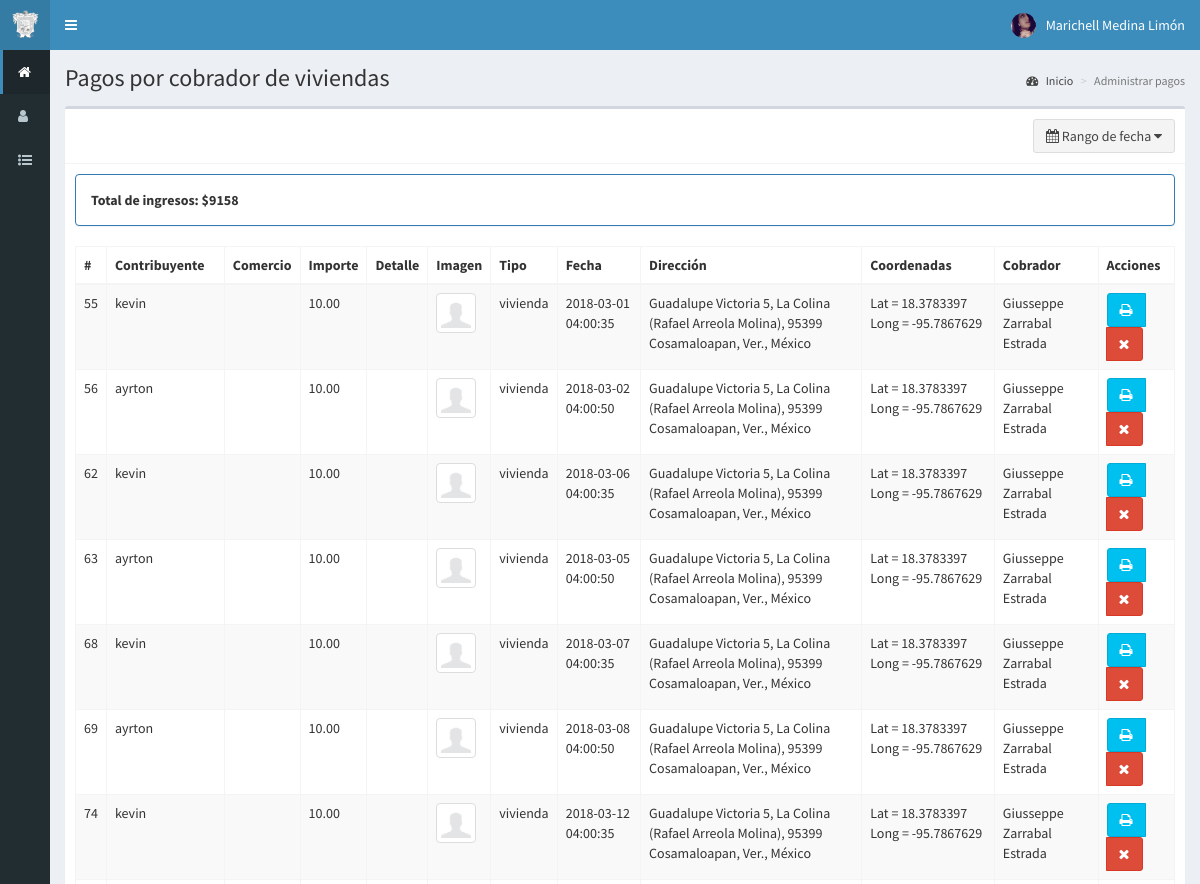
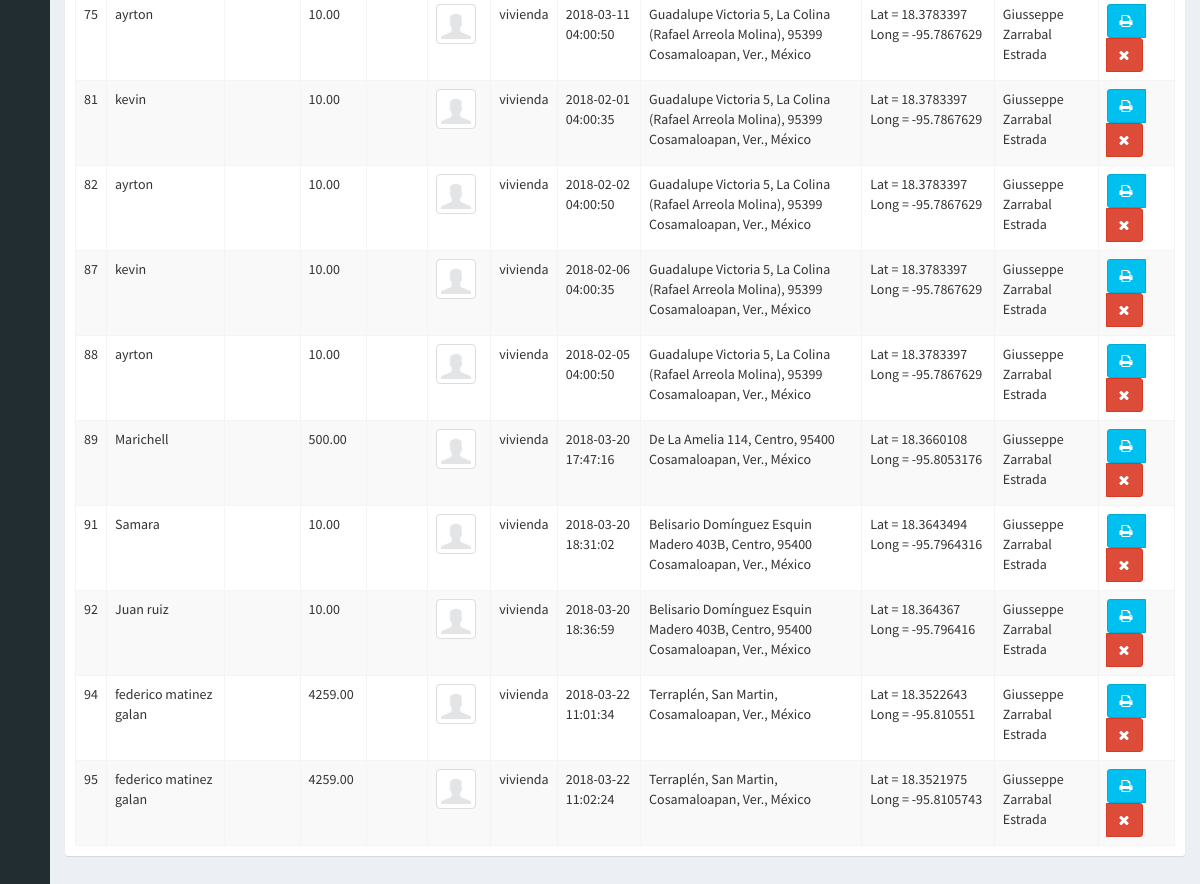
/index.php?ruta=detallesc&variable=19 (signed in), run on the app's committed database (2 pictures, top to bottom).
### tables this page shows
CREATE TABLE `cobros` (
  `id` int(11) NOT NULL,
  `contribuyente` varchar(50) NOT NULL,
  `comercio` varchar(100) DEFAULT NULL,
  `importe` decimal(12,2) NOT NULL,
  `detalle` varchar(250) DEFAULT NULL,
  `imagen` varchar(100) DEFAULT NULL,
  `tipo` varchar(20) NOT NULL,
  `fecha` datetime NOT NULL,
  `direccion` varchar(150) DEFAULT NULL,
  `coordenadas` varchar(150) DEFAULT NULL,
  `cobrador` int(11) NOT NULL
);

CREATE TABLE `cobrador` (
  `id` int(11) NOT NULL,
  `nombre` varchar(50) NOT NULL,
  `password` varchar(8) NOT NULL,
  `foto` varchar(100) DEFAULT NULL,
  `estado` int(11) NOT NULL,
  `rol` varchar(20) NOT NULL,
  `usuario` varchar(60) NOT NULL
);

### controladores/plantilla.controlador.php (called while the page is built)
<?php
class ControladorPlantilla{
	static public function ctrPlantilla(){
		include "vistas/plantilla.php";
	}
}

### index.php (called while the page is built, shortened)
<?php
require_once "controladores/plantilla.controlador.php";
require_once "controladores/usuarios.controlador.php";
require_once "controladores/detallesc.controlador.php";
require_once "modelos/usuarios.modelo.php";
require_once "modelos/detallesv.modelo.php";
$plantilla = new ControladorPlantilla();
$plantilla -> ctrPlantilla();

### controladores/detallesc.controlador.php (called while the page is built, shortened)
<?php
class ControladorDetallesc{
	static public function ctrRangoFechasDetalles($fechaInicial, $fechaFinal, $id){
		$tabla = "cobros";
		$respuesta = ModeloDetallesv::mdlRangoFechasDetalles($tabla, $fechaInicial, $fechaFinal, $id);
		return $respuesta;
	}
}

### modelos/conexion.php (called while the page is built)
<?php
class Conexion{
	static public function conectar(){
		$link = new PDO("mysql:host=localhost;dbname=limpia",
			            "root",
			            "");
		$link->exec("set names utf8");
		return $link;
	}
}

### modelos/detallesv.modelo.php (called while the page is built, shortened)
<?php
require_once "conexion.php";
class ModeloDetallesv{
	static public function mdlRangoFechasDetalles($tabla, $fechaInicial, $fechaFinal, $id){
		if($fechaInicial == null){
			$stmt = Conexion::conectar()->prepare("SELECT * FROM $tabla WHERE cobrador = $id && tipo = 'vivienda'");
			$stmt -> execute();
			return $stmt -> fetchAll();
		}else if($fechaInicial == $fechaFinal){
			$stmt = Conexion::conectar()->prepare("SELECT * FROM $tabla WHERE fecha like '%$fechaFinal%' && cobrador = $id && tipo = 'vivienda'");
			$stmt -> bindParam(":fecha", $fechaFinal, PDO::PARAM_STR);
			$stmt -> execute();
			return $stmt -> fetchAll();
		}
	}
}

### controladores/usuarios.controlador.php (called while the page is built, shortened)
<?php
class ControladorUsuarios{
	static public function ctrMostrarUsuarios($item, $valor){
		$tabla = "cobrador";
		$respuesta = ModeloUsuarios::MdlMostrarUsuarios($tabla, $item, $valor);
		return $respuesta;
	}
}

### modelos/usuarios.modelo.php (called while the page is built, shortened)
<?php
require_once "conexion.php";
class ModeloUsuarios{
	static public function mdlMostrarUsuarios($tabla, $item, $valor){
		if($item != null){
			$stmt = Conexion::conectar()->prepare("SELECT * FROM $tabla WHERE $item = :$item");
			$stmt -> bindParam(":".$item, $valor, PDO::PARAM_STR);
			$stmt -> execute();
			return $stmt -> fetch();
		}else{
			$stmt = Conexion::conectar()->prepare("SELECT * FROM $tabla");
			$stmt -> execute();
			return $stmt -> fetchAll();
		}
	}
}

### vistas/modulos/detallesc.php (the view, shortened to what this page needs)
<div class="content-wrapper">
  <section class="content-header">
    <h1>
      Pagos por cobrador de viviendas
    </h1>
    <ol class="breadcrumb">
      <li><a href="inicio"><i class="fa fa-dashboard"></i> Inicio</a></li>
      <li class="active">Administrar pagos</li>
    </ol>
  </section>
  <section class="content">
    <div class="box">
      <div class="box-header with-border">
         <button type="button" class="btn btn-default pull-right" id="daterangecc-btn">
            <span>
              <i class="fa fa-calendar"></i> Rango de fecha
            </span>
            <i class="fa fa-caret-down"></i>
         </button>
      </div>
      <div class="box-body">
       <table class="table table-bordered table-striped dt-responsive tablas" width="100%">
        <thead>
         <tr>
           <th style="width:10px">#</th>
           <th>Contribuyente</th>
           <th>Comercio</th>
           <th>Importe</th>
           <th>Detalle</th>
           <th>Imagen</th>
           <th>Tipo</th>
           <th>Fecha</th>
           <th>Dirección</th>
           <th>Coordenadas</th>
           <th>Cobrador</th>
           <th>Acciones</th>
         </tr>
        </thead>
        <tbody>
        <?php
        $variable=$_GET["variable"];
          if(isset($_GET["fechaInicial"] )){
            $fechaInicial = $_GET["fechaInicial"];
            $fechaFinal = $_GET["fechaFinal"];
          }else{
            $fechaInicial = null;
            $fechaFinal = null;
          }
          $respuesta = ControladorDetallesc::ctrRangoFechasDetalles($fechaInicial, $fechaFinal, $variable);
          $total=0;
          foreach ($respuesta as $key => $value) {
           echo '<tr>
                  <td>'.$value["id"].'</td>
                  <td>'.utf8_decode($value["contribuyente"]).'</td>
                  <td>'.utf8_decode($value["comercio"]).'</td>
                  <td>'.$value["importe"].'</td>
                  <td>'.utf8_decode($value["detalle"]).'</td>';
                  if($value["imagen"] != ""){
                    echo '<td><img src="'.$value["imagen"].'" class="img-thumbnail" width="40px"></td>';
                  }else{
                    echo '<td><img src="vistas/img/usuarios/default/anonymous.png" class="img-thumbnail" width="40px"></td>';
                  }
                  echo '<td>'.$value["tipo"].'</td>
                        <td>'.$value["fecha"].'</td>
                        <td>'.utf8_decode($value["direccion"]).'</td>
                        <td>'.$value["coordenadas"].'</td>';
                  $itemUsuario = "id";
                  $valorUsuario = $value["cobrador"];
                  $respuestaUsuario = ControladorUsuarios::ctrMostrarUsuarios($itemUsuario, $valorUsuario);
                  echo '<td>'.$respuestaUsuario["nombre"].'</td>
                  <td>
                    <div class="btn-group">
                      <button class="btn btn-info btnImprimirFactura" codigoVenta="'.$value["id"].'">
                        <i class="fa fa-print"></i>
                      </button>';
                      if($_SESSION["rol"] == "Administrador"){
                      echo '
                      <button class="btn btn-danger btnEliminarVenta" idVenta="'.$value["id"].'"><i class="fa fa-times"></i></button>';
                    }
                    echo '</div>
                  </td>
                </tr>';
                 $total = $value["importe"] + $total;
            }
            echo'
        <div class="panel panel-primary">
            <div class="panel-body">
              <b>Total de ingresos: $'.$total.'</b>
            </div>
        </div>
        ' ;
        ?>
        </tbody>
       </table>
      </div>
    </div>
  </section>
</div>

### data on the page
cobros: id "55", contribuyente "kevin", importe "10.00", tipo "vivienda", fecha "2018-03-01 04:00:35", direccion "Guadalupe Victoria 5, La Colina (Rafael Arreola Molina), 95399 Cosamaloapan, Ver., México", coordenadas "Lat = 18.3783397 Long = -95.7867629", cobrador.nombre "Giusseppe Zarrabal Estrada"
cobros: id "56", contribuyente "ayrton", importe "10.00", tipo "vivienda", fecha "2018-03-02 04:00:50", direccion "Guadalupe Victoria 5, La Colina (Rafael Arreola Molina), 95399 Cosamaloapan, Ver., México", coordenadas "Lat = 18.3783397 Long = -95.7867629", cobrador.nombre "Giusseppe Zarrabal Estrada"
cobros: id "62", contribuyente "kevin", importe "10.00", tipo "vivienda", fecha "2018-03-06 04:00:35", direccion "Guadalupe Victoria 5, La Colina (Rafael Arreola Molina), 95399 Cosamaloapan, Ver., México", coordenadas "Lat = 18.3783397 Long = -95.7867629", cobrador.nombre "Giusseppe Zarrabal Estrada"
cobros: id "63", contribuyente "ayrton", importe "10.00", tipo "vivienda", fecha "2018-03-05 04:00:50", direccion "Guadalupe Victoria 5, La Colina (Rafael Arreola Molina), 95399 Cosamaloapan, Ver., México", coordenadas "Lat = 18.3783397 Long = -95.7867629", cobrador.nombre "Giusseppe Zarrabal Estrada"
cobros: id "68", contribuyente "kevin", importe "10.00", tipo "vivienda", fecha "2018-03-07 04:00:35", direccion "Guadalupe Victoria 5, La Colina (Rafael Arreola Molina), 95399 Cosamaloapan, Ver., México", coordenadas "Lat = 18.3783397 Long = -95.7867629", cobrador.nombre "Giusseppe Zarrabal Estrada"
cobros: id "69", contribuyente "ayrton", importe "10.00", tipo "vivienda", fecha "2018-03-08 04:00:50", direccion "Guadalupe Victoria 5, La Colina (Rafael Arreola Molina), 95399 Cosamaloapan, Ver., México", coordenadas "Lat = 18.3783397 Long = -95.7867629", cobrador.nombre "Giusseppe Zarrabal Estrada"
cobros: id "74", contribuyente "kevin", importe "10.00", tipo "vivienda", fecha "2018-03-12 04:00:35", direccion "Guadalupe Victoria 5, La Colina (Rafael Arreola Molina), 95399 Cosamaloapan, Ver., México", coordenadas "Lat = 18.3783397 Long = -95.7867629", cobrador.nombre "Giusseppe Zarrabal Estrada"
cobros: id "75", contribuyente "ayrton", importe "10.00", tipo "vivienda", fecha "2018-03-11 04:00:50", direccion "Guadalupe Victoria 5, La Colina (Rafael Arreola Molina), 95399 Cosamaloapan, Ver., México", coordenadas "Lat = 18.3783397 Long = -95.7867629", cobrador.nombre "Giusseppe Zarrabal Estrada"
cobros: id "81", contribuyente "kevin", importe "10.00", tipo "vivienda", fecha "2018-02-01 04:00:35", direccion "Guadalupe Victoria 5, La Colina (Rafael Arreola Molina), 95399 Cosamaloapan, Ver., México", coordenadas "Lat = 18.3783397 Long = -95.7867629", cobrador.nombre "Giusseppe Zarrabal Estrada"
cobros: id "82", contribuyente "ayrton", importe "10.00", tipo "vivienda", fecha "2018-02-02 04:00:50", direccion "Guadalupe Victoria 5, La Colina (Rafael Arreola Molina), 95399 Cosamaloapan, Ver., México", coordenadas "Lat = 18.3783397 Long = -95.7867629", cobrador.nombre "Giusseppe Zarrabal Estrada"
cobros: id "87", contribuyente "kevin", importe "10.00", tipo "vivienda", fecha "2018-02-06 04:00:35", direccion "Guadalupe Victoria 5, La Colina (Rafael Arreola Molina), 95399 Cosamaloapan, Ver., México", coordenadas "Lat = 18.3783397 Long = -95.7867629", cobrador.nombre "Giusseppe Zarrabal Estrada"
cobros: id "88", contribuyente "ayrton", importe "10.00", tipo "vivienda", fecha "2018-02-05 04:00:50", direccion "Guadalupe Victoria 5, La Colina (Rafael Arreola Molina), 95399 Cosamaloapan, Ver., México", coordenadas "Lat = 18.3783397 Long = -95.7867629", cobrador.nombre "Giusseppe Zarrabal Estrada"
cobros: id "89", contribuyente "Marichell", importe "500.00", tipo "vivienda", fecha "2018-03-20 17:47:16", direccion "De La Amelia 114, Centro, 95400 Cosamaloapan, Ver., México", coordenadas "Lat = 18.3660108 Long = -95.8053176", cobrador.nombre "Giusseppe Zarrabal Estrada"
cobros: id "91", contribuyente "Samara", importe "10.00", tipo "vivienda", fecha "2018-03-20 18:31:02", direccion "Belisario Domínguez Esquin Madero 403B, Centro, 95400 Cosamaloapan, Ver., México", coordenadas "Lat = 18.3643494 Long = -95.7964316", cobrador.nombre "Giusseppe Zarrabal Estrada"
cobros: id "92", contribuyente "Juan ruiz", importe "10.00", tipo "vivienda", fecha "2018-03-20 18:36:59", direccion "Belisario Domínguez Esquin Madero 403B, Centro, 95400 Cosamaloapan, Ver., México", coordenadas "Lat = 18.364367 Long = -95.796416", cobrador.nombre "Giusseppe Zarrabal Estrada"
cobros: id "94", contribuyente "federico matinez galan", importe "4259.00", tipo "vivienda", fecha "2018-03-22 11:01:34", direccion "Terraplén, San Martin, Cosamaloapan, Ver., México", coordenadas "Lat = 18.3522643 Long = -95.810551", cobrador.nombre "Giusseppe Zarrabal Estrada"
cobros: id "95", contribuyente "federico matinez galan", importe "4259.00", tipo "vivienda", fecha "2018-03-22 11:02:24", direccion "Terraplén, San Martin, Cosamaloapan, Ver., México", coordenadas "Lat = 18.3521975 Long = -95.8105743", cobrador.nombre "Giusseppe Zarrabal Estrada"

### other printed values
$_SESSION["nombre"] "Marichell Medina Limón"
$total "9158"
